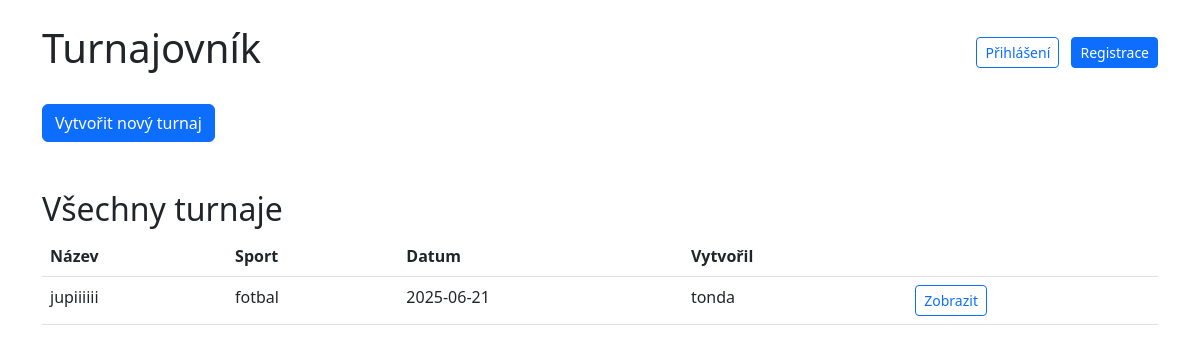
Before: / with the older database file.
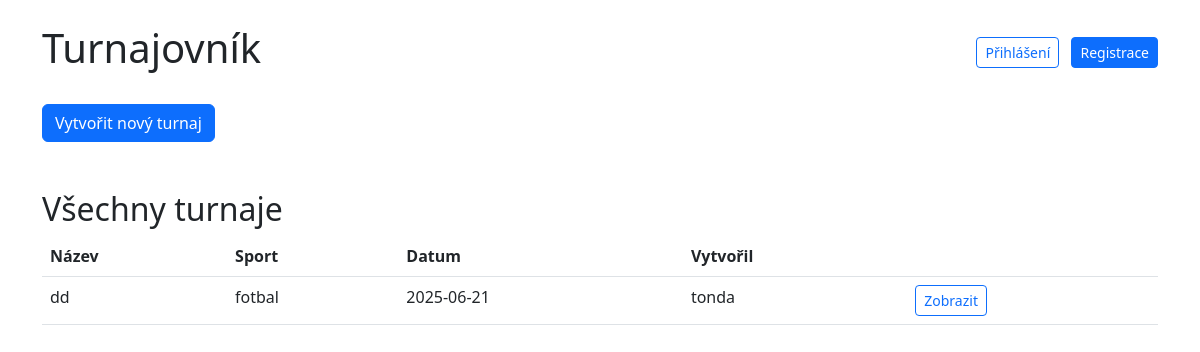
After: the same page with the newer database file.
### tables this page shows
CREATE TABLE turnaje (
            id TEXT PRIMARY KEY,
            nazev TEXT NOT NULL,
            sport TEXT,
            datum TEXT,
            pocet_tymu INTEGER,
            popis TEXT,
            autor_id INTEGER,
            FOREIGN KEY(autor_id) REFERENCES uzivatele(id)
        );

CREATE TABLE uzivatele (
            id INTEGER PRIMARY KEY AUTOINCREMENT,
            jmeno TEXT,
            email TEXT UNIQUE,
            heslo TEXT
        );

### app.py (the view)
@app.route("/")
def index():
    with sqlite3.connect("database.db") as conn:
        c = conn.cursor()
        c.execute("""
            SELECT t.id, t.nazev, t.sport, t.datum, u.jmeno
            FROM turnaje t
            JOIN uzivatele u ON t.autor_id = u.id
            ORDER BY t.datum ASC
        """)
        turnaje = c.fetchall()
    return render_template("index.html", turnaje=turnaje)

### templates/index.html (shortened to what this page needs)
{% extends "base.html" %}
{% block content %}
    <a href="/vytvorit" class="btn btn-primary">Vytvořit nový turnaj</a>
    <br>
    <br>
    <br>
    <h2>Všechny turnaje</h2>
<table class="table">
    <thead>
        <tr>
            <th>Název</th>
            <th>Sport</th>
            <th>Datum</th>
            <th>Vytvořil</th>
            <th></th>
        </tr>
    </thead>
    <tbody>
        {% for t in turnaje %}
        <tr>
            <td>{{ t[1] }}</td>
            <td>{{ t[2] }}</td>
            <td>{{ t[3] }}</td>
            <td>{{ t[4] }}</td>
            <td><a class="btn btn-sm btn-outline-primary" href="/turnaj/{{ t[0] }}">Zobrazit</a></td>
        </tr>
        {% endfor %}
    </tbody>
</table>
{% endblock %}

### templates/base.html (shortened to what this page needs)
<!DOCTYPE html>
<html lang="cs">
<head>
    <link rel="stylesheet" href="https://cdn.jsdelivr.net/npm/bootstrap@5.3.0/dist/css/bootstrap.min.css">
</head>
<body class="p-4">
    <div class="container">
        <header class="d-flex justify-content-between align-items-center mb-4">
            <h1><a href="/" class="text-decoration-none text-dark">Turnajovník</a></h1>
            <div>
                {% if session.uzivatel_id %}
                    <span class="me-3">Přihlášen jako <strong>{{ session.jmeno }}</strong></span>
                    <a href="/odhlasit" class="btn btn-outline-danger btn-sm">Odhlásit se</a>
                {% else %}
                    <a href="/prihlaseni" class="btn btn-outline-primary btn-sm me-2">Přihlášení</a>
                    <a href="/registrace" class="btn btn-primary btn-sm">Registrace</a>
                {% endif %}
            </div>
        </header>
        {% block content %}{% endblock %}
    </div>
</body>
</html>

Changed rows visible on the page:
removed turnaje: nazev "jupiiiiii", sport "fotbal", datum "2025-06-21", jmeno "tonda"
added turnaje: nazev "dd", sport "fotbal", datum "2025-06-21", jmeno "tonda"
